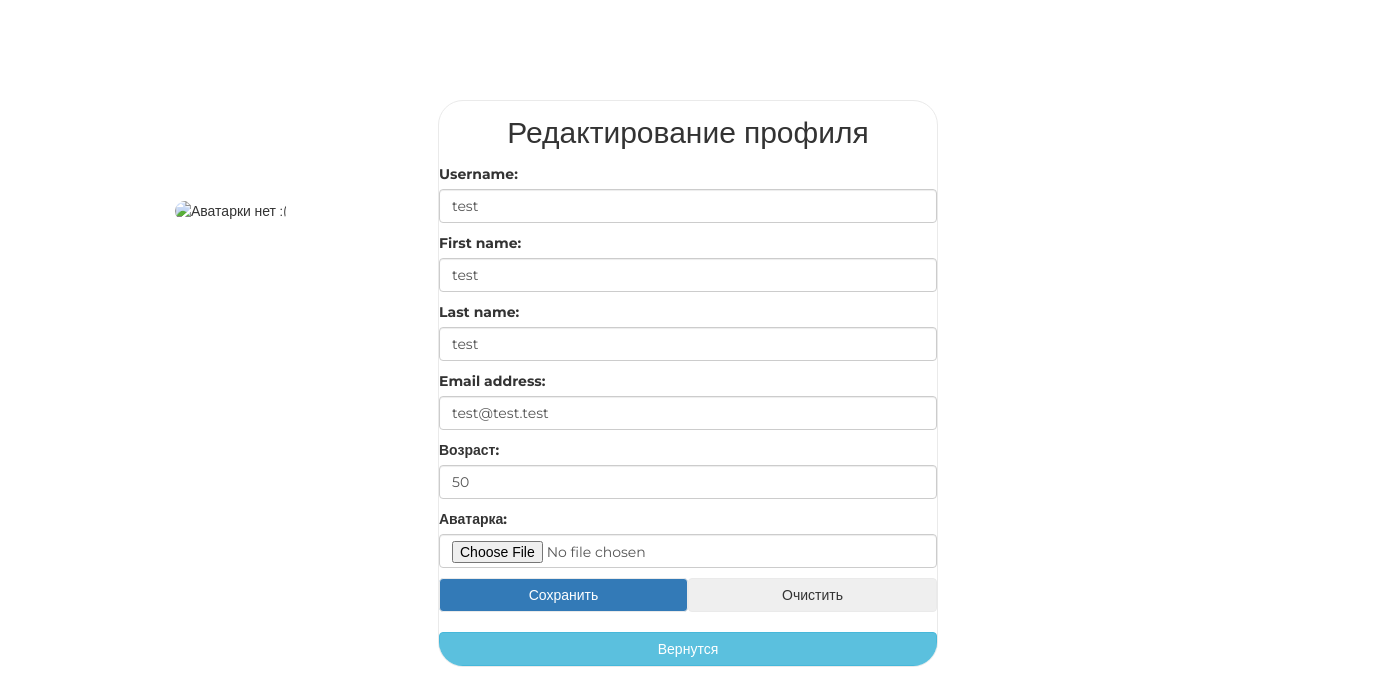
/auth/edit/ (signed in), run on the app's committed database.
### authapp/models.py (models this page shows)
class ShopUser(AbstractUser):
    avatar = models.ImageField(upload_to="users", blank=True, verbose_name="Аватарка")
    age = models.PositiveSmallIntegerField(verbose_name="Возраст", blank=True, null=True)

### authapp/views.py (the view)
# urls.py: path("edit/", edit, name="edit"),
def edit(request):
    if request.method == "POST":
        edit_form = ShopUserEditForm(request.POST, request.FILES, instance=request.user)
        if edit_form.is_valid():
            edit_form.save()
            return HttpResponseRedirect(reverse("auth:edit"))
    else:
        edit_form = ShopUserEditForm(instance=request.user)
    context = {
        "form": edit_form,
        "title": "Редактирование профиля"
    }
    return render(request, "authapp/edit.html", context)

### authapp/forms.py (shortened to what this page needs)
class ShopUserEditForm(UserChangeForm):
    class Meta:
        model = ShopUser
        fields = ("username", "first_name", "last_name", "email", "age", "avatar", "password")
    def __init__(self, *args, **kwargs):
        super().__init__(*args, **kwargs)
        for field_name, field in self.fields.items():
            field.widget.attrs["class"] = "form-control"
            field.help_text = ""
            if field_name == "password":
                field.widget = form.HiddenInput()

### authapp/templates/authapp/edit.html (shortened to what this page needs)
{% extends "authapp/base.html" %}
{% block content %}
	<form class="form-horizontal col-10 " method="post" enctype="multipart/form-data">
		{{ form.as_p}}
		<div style="display:flex;">
			<button class="btn btn-primary" type="submit">Сохранить</button>
			<button class="btn btn-secondary" type="reset">Очистить</button>
		</div>
	</form>
	<a href="{% url 'app:index' %}"
		class="btn btn-info" style="width:100%;">Вернутся</a>
	<div class="user_avatar">
		<img src="/media/{{user.avatar}}" alt="Аватарки нет :(" >
	</div>
{% endblock %}

### static/css/style.css (style rules this page uses)
* { margin: 0; padding: 0; }
body { font-family: 'Montserrat', sans-serif; }
html, body { height: 100%; }
.login button { border: 1px solid #eaeaea; margin-bottom: 10px; text-decoration: none; display: block; width: 100%; }
.login form { margin-bottom: 10px; }
.login div.user_avatar { position: fixed; left: 175px; top: 200px; }
.user_avatar img { width: 300px; border-radius: 25px; }

### data on the page
ShopUser: username "test", first_name "test", last_name "test", email "test@test.test", age "50"

### other printed values
{{ title }} "Редактирование профиля"
